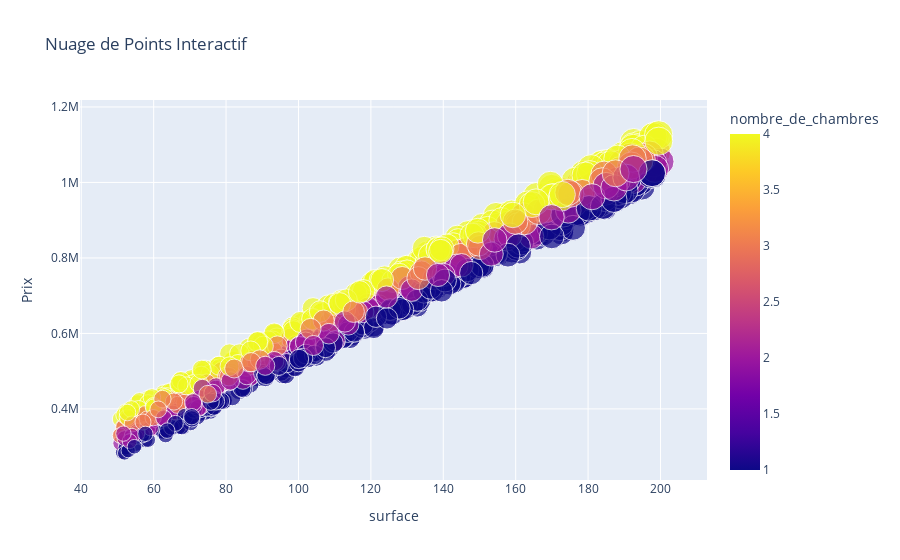

Notebook cell for this chart:
### Code cell
# Nuage de points interactif
fig = px.scatter(data, x='surface', y='prix', color='nombre_de_chambres', size='prix',
                 hover_name='nombre_de_chambres', title='Nuage de Points Interactif', labels={'prix': 'Prix'})
fig.show()

### Figure 1 — Plotly figure (JSON) as saved in the notebook; plotly's stock layout.template omitted (floating-point values rounded to 4 significant figures; data arrays with more than 128 entries replaced by an {"elided": "..."} marker saying what was removed)
{"data": [{"hovertemplate": "<b>%{hovertext}</b><br><br>surface=%{x}<br>Prix=%{marker.size}<br>nombre_de_chambres=%{marker.color}<extra></extra>", "hovertext": {"elided": "1000 int values"}, "legendgroup": "", "marker": {"color": {"elided": "1000 int values"}, "coloraxis": "coloraxis", "size": {"elided": "1000 float values"}, "sizemode": "area", "sizeref": 2815.0, "symbol": "circle"}, "mode": "markers", "name": "", "orientation": "v", "showlegend": false, "type": "scatter", "x": {"elided": "1000 float values"}, "xaxis": "x", "y": {"elided": "1000 float values"}, "yaxis": "y"}], "layout": {"coloraxis": {"colorbar": {"title": {"text": "nombre_de_chambres"}}, "colorscale": [[0, "#0d0887"], [0.1111, "#46039f"], [0.2222, "#7201a8"], [0.3333, "#9c179e"], [0.4444, "#bd3786"], [0.5556, "#d8576b"], [0.6667, "#ed7953"], [0.7778, "#fb9f3a"], [0.8889, "#fdca26"], [1, "#f0f921"]]}, "legend": {"itemsizing": "constant", "tracegroupgap": 0}, "title": {"text": "Nuage de Points Interactif"}, "xaxis": {"anchor": "y", "domain": [0, 1], "title": {"text": "surface"}}, "yaxis": {"anchor": "x", "domain": [0, 1], "title": {"text": "Prix"}}}}
